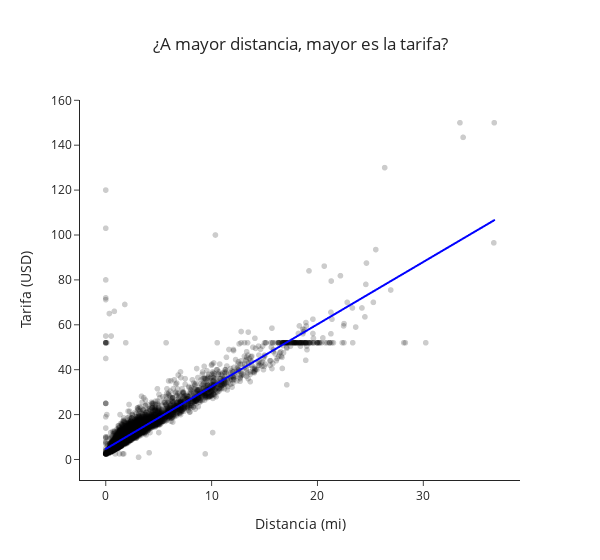

Notebook code cell kept with this figure:
### Code cell
px.scatter(data_frame = datos, x = 'distance', y = 'fare',
           color_discrete_sequence = ['black'], opacity = 0.2,
           trendline = 'ols', trendline_color_override = 'blue',
           title = '¿A mayor distancia, mayor es la tarifa?',
           labels = {'distance': 'Distancia (mi)', 'fare': 'Tarifa (USD)'},
           template = 'simple_white',
           width = 600) \
   .update_layout(title_x = 0.5)

### Figure 1 — Plotly figure (JSON) as saved in the notebook; plotly's stock layout.template omitted (floating-point values rounded to 4 significant figures; data arrays with more than 128 entries replaced by an {"elided": "..."} marker saying what was removed)
{"data": [{"hovertemplate": "Distancia (mi)=%{x}<br>Tarifa (USD)=%{y}<extra></extra>", "legendgroup": "", "marker": {"color": "black", "opacity": 0.2, "symbol": "circle"}, "mode": "markers", "name": "", "showlegend": false, "type": "scattergl", "x": {"elided": "6433 float values"}, "xaxis": "x", "y": {"elided": "6433 float values"}, "yaxis": "y"}, {"hovertemplate": "<b>OLS trendline</b><br>fare = 2.77672 * distance + 4.69257<br>R<sup>2</sup>=0.846598<br><br>Distancia (mi)=%{x}<br>Tarifa (USD)=%{y} <b>(trend)</b><extra></extra>", "legendgroup": "", "line": {"color": "blue"}, "marker": {"color": "black", "symbol": "circle"}, "mode": "lines", "name": "", "showlegend": false, "type": "scattergl", "x": {"elided": "6433 float values"}, "xaxis": "x", "y": {"elided": "6433 float values"}, "yaxis": "y"}], "layout": {"legend": {"tracegroupgap": 0}, "title": {"text": "¿A mayor distancia, mayor es la tarifa?", "x": 0.5}, "width": 600, "xaxis": {"anchor": "y", "domain": [0, 1], "title": {"text": "Distancia (mi)"}}, "yaxis": {"anchor": "x", "domain": [0, 1], "title": {"text": "Tarifa (USD)"}}}}
